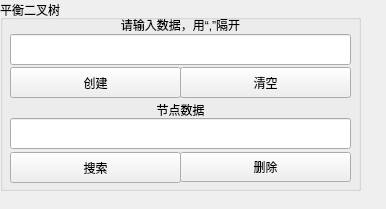
<?xml version="1.0" encoding="UTF-8"?>
<ui version="4.0">
 <class>BinaryTreeUI</class>
 <widget class="QWidget" name="BinaryTreeUI">
  <property name="geometry">
   <rect>
    <x>0</x>
    <y>0</y>
    <width>386</width>
    <height>209</height>
   </rect>
  </property>
  <property name="windowTitle">
   <string>Form</string>
  </property>
  <widget class="QGroupBox" name="groupBox">
   <property name="geometry">
    <rect>
     <x>0</x>
     <y>0</y>
     <width>361</width>
     <height>191</height>
    </rect>
   </property>
   <property name="title">
    <string>平衡二叉树</string>
   </property>
   <widget class="QPushButton" name="Button_InsertBiTreeNode">
    <property name="geometry">
     <rect>
      <x>10</x>
      <y>67</y>
      <width>171</width>
      <height>31</height>
     </rect>
    </property>
    <property name="text">
     <string>创建</string>
    </property>
   </widget>
   <widget class="QPushButton" name="Button_SearchBiTreeNode">
    <property name="geometry">
     <rect>
      <x>10</x>
      <y>152</y>
      <width>171</width>
      <height>31</height>
     </rect>
    </property>
    <property name="text">
     <string>搜索</string>
    </property>
   </widget>
   <widget class="QPushButton" name="Button_CleanBiTreeNode">
    <property name="geometry">
     <rect>
      <x>180</x>
      <y>67</y>
      <width>171</width>
      <height>31</height>
     </rect>
    </property>
    <property name="text">
     <string>清空</string>
    </property>
   </widget>
   <widget class="QPushButton" name="Button_DeleteBiTreeNode">
    <property name="geometry">
     <rect>
      <x>180</x>
      <y>152</y>
      <width>171</width>
      <height>30</height>
     </rect>
    </property>
    <property name="text">
     <string>删除</string>
    </property>
   </widget>
   <widget class="QLineEdit" name="BinaryTreeDataEdit_2">
    <property name="geometry">
     <rect>
      <x>10</x>
      <y>118</y>
      <width>341</width>
      <height>31</height>
     </rect>
    </property>
   </widget>
   <widget class="QLineEdit" name="BinaryTreeDataEdit">
    <property name="geometry">
     <rect>
      <x>10</x>
      <y>34</y>
      <width>341</width>
      <height>31</height>
     </rect>
    </property>
   </widget>
   <widget class="QLabel" name="label">
    <property name="geometry">
     <rect>
      <x>10</x>
      <y>12</y>
      <width>341</width>
      <height>25</height>
     </rect>
    </property>
    <property name="text">
     <string>请输入数据，用“,”隔开</string>
    </property>
    <property name="alignment">
     <set>Qt::AlignCenter</set>
    </property>
   </widget>
   <widget class="QLabel" name="label_2">
    <property name="geometry">
     <rect>
      <x>10</x>
      <y>100</y>
      <width>341</width>
      <height>20</height>
     </rect>
    </property>
    <property name="text">
     <string>节点数据</string>
    </property>
    <property name="alignment">
     <set>Qt::AlignCenter</set>
    </property>
   </widget>
  </widget>
 </widget>
 <resources/>
 <connections>
  <connection>
   <sender>Button_CleanBiTreeNode</sender>
   <signal>clicked()</signal>
   <receiver>BinaryTreeUI</receiver>
   <slot>on_binarytree_delete_btn_clicked()</slot>
   <hints>
    <hint type="sourcelabel">
     <x>265</x>
     <y>112</y>
    </hint>
    <hint type="destinationlabel">
     <x>357</x>
     <y>121</y>
    </hint>
   </hints>
  </connection>
  <connection>
   <sender>Button_DeleteBiTreeNode</sender>
   <signal>clicked()</signal>
   <receiver>BinaryTreeUI</receiver>
   <slot>on_binarytree_node_delete_btn_clicked()</slot>
   <hints>
    <hint type="sourcelabel">
     <x>292</x>
     <y>188</y>
    </hint>
    <hint type="destinationlabel">
     <x>322</x>
     <y>202</y>
    </hint>
   </hints>
  </connection>
  <connection>
   <sender>Button_InsertBiTreeNode</sender>
   <signal>clicked()</signal>
   <receiver>BinaryTreeUI</receiver>
   <slot>on_binarytree_create_btn_clicked()</slot>
   <hints>
    <hint type="sourcelabel">
     <x>339</x>
     <y>60</y>
    </hint>
    <hint type="destinationlabel">
     <x>442</x>
     <y>178</y>
    </hint>
   </hints>
  </connection>
  <connection>
   <sender>Button_SearchBiTreeNode</sender>
   <signal>clicked()</signal>
   <receiver>BinaryTreeUI</receiver>
   <slot>on_binarytree_node_search_btn_clicked()</slot>
   <hints>
    <hint type="sourcelabel">
     <x>178</x>
     <y>176</y>
    </hint>
    <hint type="destinationlabel">
     <x>455</x>
     <y>201</y>
    </hint>
   </hints>
  </connection>
 </connections>
 <slots>
  <slot>on_binarytree_create_btn_clicked()</slot>
  <slot>on_binarytree_delete_btn_clicked()</slot>
  <slot>on_binarytree_node_delete_btn_clicked()</slot>
  <slot>on_binarytree_SimulationTree_creat_btn_clicked()</slot>
  <slot>on_bigroottree_create_btn_clicked()</slot>
  <slot>on_bigroottree_insert_btn_clicked()</slot>
  <slot>on_bigroottree_remove_btn_clicked()</slot>
  <slot>on_Btree_create_btn_clicked()</slot>
  <slot>on_Btree_insert_btn_clicked()</slot>
  <slot>on_Btree_remove_btn_clicked()</slot>
  <slot>on_Btree_destroy_btn_clicked()</slot>
  <slot>on_binarytree_node_search_btn_clicked()</slot>
  <slot>on_Btree_search_btn_clicked()</slot>
 </slots>
</ui>
